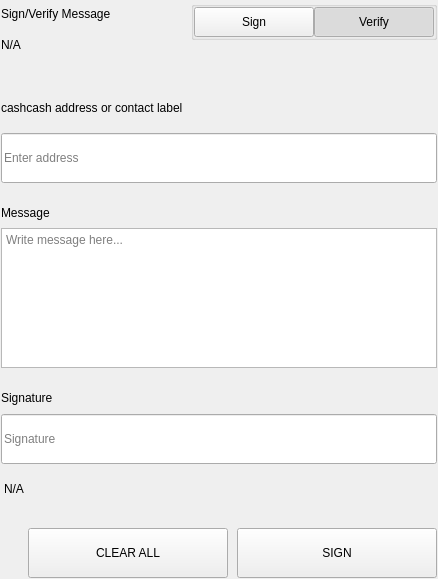
<?xml version="1.0" encoding="UTF-8"?>
<ui version="4.0">
 <class>SettingsSignMessageWidgets</class>
 <widget class="QWidget" name="SettingsSignMessageWidgets">
  <property name="geometry">
   <rect>
    <x>0</x>
    <y>0</y>
    <width>438</width>
    <height>579</height>
   </rect>
  </property>
  <property name="windowTitle">
   <string>Form</string>
  </property>
  <layout class="QVBoxLayout" name="verticalLayout">
   <property name="spacing">
    <number>0</number>
   </property>
   <property name="leftMargin">
    <number>0</number>
   </property>
   <property name="topMargin">
    <number>0</number>
   </property>
   <property name="rightMargin">
    <number>0</number>
   </property>
   <property name="bottomMargin">
    <number>0</number>
   </property>
   <item>
    <widget class="QWidget" name="left" native="true">
     <layout class="QVBoxLayout" name="verticalLayout_3">
      <property name="leftMargin">
       <number>0</number>
      </property>
      <property name="topMargin">
       <number>0</number>
      </property>
      <property name="rightMargin">
       <number>0</number>
      </property>
      <property name="bottomMargin">
       <number>0</number>
      </property>
      <item>
       <widget class="QWidget" name="container_sign" native="true">
        <layout class="QVBoxLayout" name="verticalLayout_2">
         <property name="spacing">
          <number>0</number>
         </property>
         <property name="leftMargin">
          <number>1</number>
         </property>
         <property name="topMargin">
          <number>1</number>
         </property>
         <property name="rightMargin">
          <number>1</number>
         </property>
         <property name="bottomMargin">
          <number>1</number>
         </property>
         <item>
          <layout class="QHBoxLayout" name="horizontalLayout_3" stretch="3,1">
           <property name="spacing">
            <number>40</number>
           </property>
           <item>
            <layout class="QVBoxLayout" name="verticalLayoutTitle">
             <property name="spacing">
              <number>5</number>
             </property>
             <item>
              <widget class="QLabel" name="labelTitle">
               <property name="text">
                <string>Sign/Verify Message</string>
               </property>
              </widget>
             </item>
             <item>
              <widget class="QLabel" name="labelSubtitle1">
               <property name="text">
                <string notr="true">N/A</string>
               </property>
               <property name="wordWrap">
                <bool>true</bool>
               </property>
              </widget>
             </item>
            </layout>
           </item>
           <item alignment="Qt::AlignRight|Qt::AlignTop">
            <widget class="QWidget" name="containerSwitch" native="true">
             <property name="styleSheet">
              <string notr="true">#containerSwitch{
	padding-top:9px;
}</string>
             </property>
             <layout class="QVBoxLayout" name="verticalLayout_6">
              <property name="spacing">
               <number>4</number>
              </property>
              <property name="leftMargin">
               <number>0</number>
              </property>
              <property name="topMargin">
               <number>0</number>
              </property>
              <property name="rightMargin">
               <number>0</number>
              </property>
              <property name="bottomMargin">
               <number>0</number>
              </property>
              <item alignment="Qt::AlignRight">
               <widget class="QGroupBox" name="groupBox">
                <property name="sizePolicy">
                 <sizepolicy hsizetype="Fixed" vsizetype="Preferred">
                  <horstretch>0</horstretch>
                  <verstretch>0</verstretch>
                 </sizepolicy>
                </property>
                <property name="title">
                 <string/>
                </property>
                <property name="alignment">
                 <set>Qt::AlignRight|Qt::AlignTop|Qt::AlignTrailing</set>
                </property>
                <layout class="QHBoxLayout" name="horizontalLayout_4">
                 <property name="spacing">
                  <number>0</number>
                 </property>
                 <property name="leftMargin">
                  <number>0</number>
                 </property>
                 <property name="topMargin">
                  <number>0</number>
                 </property>
                 <property name="rightMargin">
                  <number>0</number>
                 </property>
                 <property name="bottomMargin">
                  <number>0</number>
                 </property>
                 <item>
                  <widget class="QPushButton" name="pushSign">
                   <property name="minimumSize">
                    <size>
                     <width>120</width>
                     <height>30</height>
                    </size>
                   </property>
                   <property name="maximumSize">
                    <size>
                     <width>120</width>
                     <height>30</height>
                    </size>
                   </property>
                   <property name="focusPolicy">
                    <enum>Qt::NoFocus</enum>
                   </property>
                   <property name="text">
                    <string>Sign</string>
                   </property>
                   <property name="checkable">
                    <bool>true</bool>
                   </property>
                   <property name="autoExclusive">
                    <bool>true</bool>
                   </property>
                  </widget>
                 </item>
                 <item>
                  <widget class="QPushButton" name="pushVerify">
                   <property name="minimumSize">
                    <size>
                     <width>120</width>
                     <height>30</height>
                    </size>
                   </property>
                   <property name="maximumSize">
                    <size>
                     <width>120</width>
                     <height>30</height>
                    </size>
                   </property>
                   <property name="focusPolicy">
                    <enum>Qt::NoFocus</enum>
                   </property>
                   <property name="text">
                    <string>Verify</string>
                   </property>
                   <property name="checkable">
                    <bool>true</bool>
                   </property>
                   <property name="checked">
                    <bool>true</bool>
                   </property>
                   <property name="autoExclusive">
                    <bool>true</bool>
                   </property>
                  </widget>
                 </item>
                </layout>
               </widget>
              </item>
              <item alignment="Qt::AlignHCenter|Qt::AlignTop">
               <widget class="QLabel" name="labelSubtitleSwitch">
                <property name="text">
                 <string/>
                </property>
                <property name="alignment">
                 <set>Qt::AlignRight|Qt::AlignTrailing|Qt::AlignVCenter</set>
                </property>
               </widget>
              </item>
             </layout>
            </widget>
           </item>
          </layout>
         </item>
         <item>
          <spacer name="verticalSpacer_2">
           <property name="orientation">
            <enum>Qt::Vertical</enum>
           </property>
           <property name="sizeType">
            <enum>QSizePolicy::Fixed</enum>
           </property>
           <property name="sizeHint" stdset="0">
            <size>
             <width>20</width>
             <height>40</height>
            </size>
           </property>
          </spacer>
         </item>
         <item>
          <widget class="QWidget" name="containerAddress" native="true">
           <property name="sizePolicy">
            <sizepolicy hsizetype="Preferred" vsizetype="Fixed">
             <horstretch>0</horstretch>
             <verstretch>0</verstretch>
            </sizepolicy>
           </property>
           <layout class="QVBoxLayout" name="verticalLayout_5" stretch="0,0">
            <property name="spacing">
             <number>15</number>
            </property>
            <property name="leftMargin">
             <number>0</number>
            </property>
            <property name="topMargin">
             <number>0</number>
            </property>
            <property name="rightMargin">
             <number>0</number>
            </property>
            <property name="bottomMargin">
             <number>0</number>
            </property>
            <item>
             <widget class="QLabel" name="labelSubtitleAddress">
              <property name="minimumSize">
               <size>
                <width>0</width>
                <height>20</height>
               </size>
              </property>
              <property name="maximumSize">
               <size>
                <width>16777215</width>
                <height>20</height>
               </size>
              </property>
              <property name="text">
               <string>cashcash address or contact label</string>
              </property>
             </widget>
            </item>
            <item>
             <widget class="QLineEdit" name="addressIn_SM">
              <property name="minimumSize">
               <size>
                <width>0</width>
                <height>50</height>
               </size>
              </property>
              <property name="maximumSize">
               <size>
                <width>16777215</width>
                <height>50</height>
               </size>
              </property>
              <property name="placeholderText">
               <string>Enter address</string>
              </property>
             </widget>
            </item>
           </layout>
          </widget>
         </item>
         <item>
          <spacer name="verticalSpacer_3">
           <property name="orientation">
            <enum>Qt::Vertical</enum>
           </property>
           <property name="sizeType">
            <enum>QSizePolicy::Fixed</enum>
           </property>
           <property name="sizeHint" stdset="0">
            <size>
             <width>20</width>
             <height>20</height>
            </size>
           </property>
          </spacer>
         </item>
         <item>
          <layout class="QVBoxLayout" name="verticalLayout_9">
           <property name="spacing">
            <number>5</number>
           </property>
           <item>
            <widget class="QLabel" name="labelSubtitleMessage">
             <property name="minimumSize">
              <size>
               <width>0</width>
               <height>20</height>
              </size>
             </property>
             <property name="maximumSize">
              <size>
               <width>16777215</width>
               <height>20</height>
              </size>
             </property>
             <property name="text">
              <string>Message</string>
             </property>
            </widget>
           </item>
           <item>
            <widget class="QPlainTextEdit" name="messageIn_SM">
             <property name="minimumSize">
              <size>
               <width>0</width>
               <height>140</height>
              </size>
             </property>
             <property name="maximumSize">
              <size>
               <width>16777215</width>
               <height>140</height>
              </size>
             </property>
             <property name="placeholderText">
              <string>Write message here...</string>
             </property>
            </widget>
           </item>
          </layout>
         </item>
         <item>
          <spacer name="verticalSpacer_4">
           <property name="orientation">
            <enum>Qt::Vertical</enum>
           </property>
           <property name="sizeType">
            <enum>QSizePolicy::Fixed</enum>
           </property>
           <property name="sizeHint" stdset="0">
            <size>
             <width>20</width>
             <height>20</height>
            </size>
           </property>
          </spacer>
         </item>
         <item>
          <widget class="QWidget" name="widget" native="true">
           <property name="minimumSize">
            <size>
             <width>0</width>
             <height>75</height>
            </size>
           </property>
           <property name="maximumSize">
            <size>
             <width>16777215</width>
             <height>16777215</height>
            </size>
           </property>
           <layout class="QVBoxLayout" name="verticalLayout_4">
            <property name="leftMargin">
             <number>0</number>
            </property>
            <property name="topMargin">
             <number>0</number>
            </property>
            <property name="rightMargin">
             <number>0</number>
            </property>
            <property name="bottomMargin">
             <number>0</number>
            </property>
            <item>
             <widget class="QLabel" name="labelSubtitleSignature">
              <property name="minimumSize">
               <size>
                <width>0</width>
                <height>20</height>
               </size>
              </property>
              <property name="maximumSize">
               <size>
                <width>16777215</width>
                <height>20</height>
               </size>
              </property>
              <property name="text">
               <string>Signature</string>
              </property>
             </widget>
            </item>
            <item>
             <widget class="QLineEdit" name="signatureOut_SM">
              <property name="minimumSize">
               <size>
                <width>0</width>
                <height>50</height>
               </size>
              </property>
              <property name="placeholderText">
               <string>Signature</string>
              </property>
             </widget>
            </item>
           </layout>
          </widget>
         </item>
         <item>
          <widget class="QLabel" name="statusLabel_SM">
           <property name="styleSheet">
            <string notr="true">padding-top:5px;</string>
           </property>
           <property name="text">
            <string notr="true">N/A</string>
           </property>
          </widget>
         </item>
         <item>
          <spacer name="verticalSpacer">
           <property name="orientation">
            <enum>Qt::Vertical</enum>
           </property>
           <property name="sizeType">
            <enum>QSizePolicy::Fixed</enum>
           </property>
           <property name="sizeHint" stdset="0">
            <size>
             <width>20</width>
             <height>20</height>
            </size>
           </property>
          </spacer>
         </item>
         <item>
          <layout class="QHBoxLayout" name="horizontalLayout_7">
           <property name="spacing">
            <number>9</number>
           </property>
           <item>
            <spacer name="horizontalSpacer_5">
             <property name="orientation">
              <enum>Qt::Horizontal</enum>
             </property>
             <property name="sizeType">
              <enum>QSizePolicy::Expanding</enum>
             </property>
             <property name="sizeHint" stdset="0">
              <size>
               <width>40</width>
               <height>20</height>
              </size>
             </property>
            </spacer>
           </item>
           <item>
            <widget class="QPushButton" name="pushButtonClear">
             <property name="minimumSize">
              <size>
               <width>200</width>
               <height>50</height>
              </size>
             </property>
             <property name="focusPolicy">
              <enum>Qt::NoFocus</enum>
             </property>
             <property name="text">
              <string>CLEAR ALL</string>
             </property>
            </widget>
           </item>
           <item>
            <widget class="QPushButton" name="pushButtonSave">
             <property name="minimumSize">
              <size>
               <width>200</width>
               <height>50</height>
              </size>
             </property>
             <property name="maximumSize">
              <size>
               <width>200</width>
               <height>50</height>
              </size>
             </property>
             <property name="focusPolicy">
              <enum>Qt::NoFocus</enum>
             </property>
             <property name="text">
              <string>SIGN</string>
             </property>
            </widget>
           </item>
          </layout>
         </item>
        </layout>
       </widget>
      </item>
     </layout>
    </widget>
   </item>
  </layout>
 </widget>
 <resources/>
 <connections/>
</ui>
